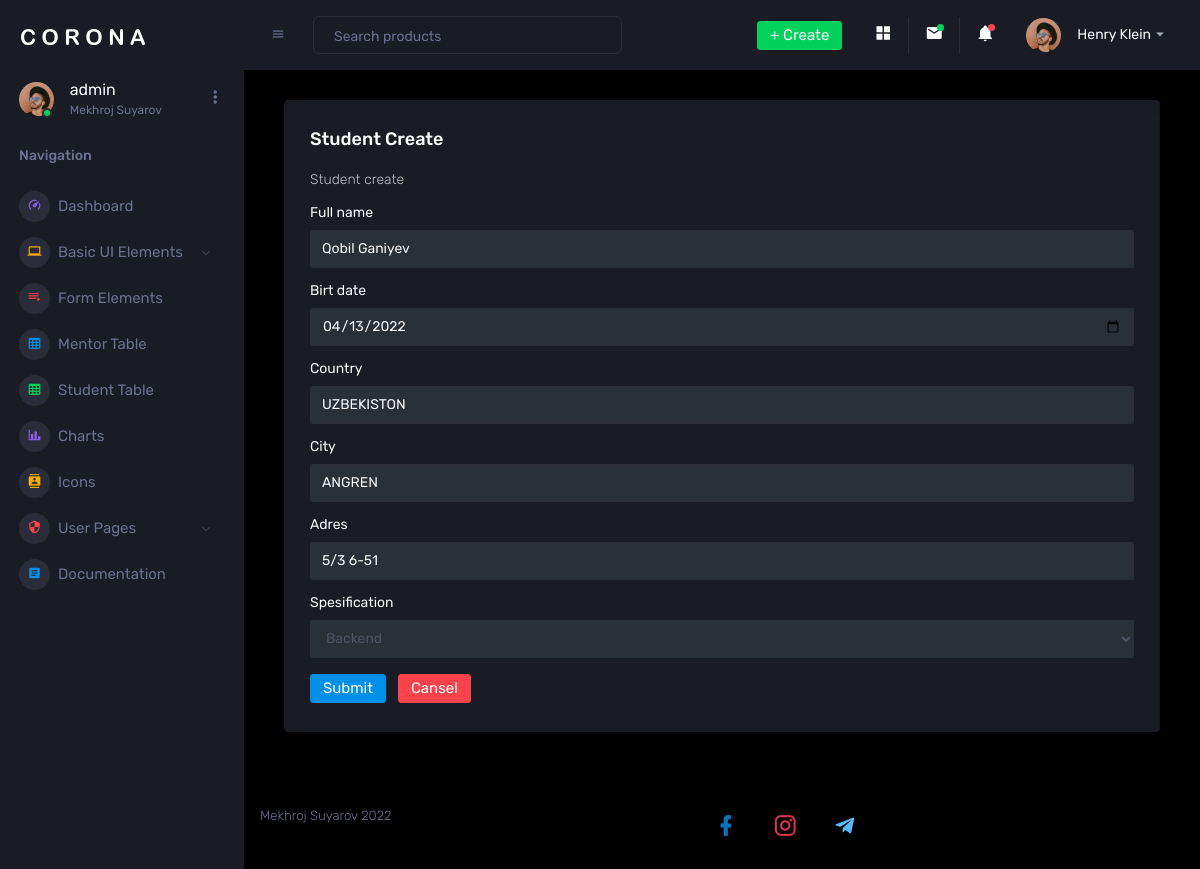
The app's page /s-update/1 (signed in) with its own data.
### mainapp/models.py (models this page shows, shortened)
class Student(models.Model):
    full_name = models.CharField(max_length=100)
    birth_date = models.DateField()
    country = models.CharField(max_length=70)
    gender = models.CharField(max_length=6,choices=GENDER__CHOICES,default="Male")
    spesification = models.CharField(max_length=20,choices=SPESIFICATION__CHOICES,default="Backend")
    city = models.CharField(max_length=50)
    adress = models.CharField(max_length=70)
    image = models.ImageField(upload_to='mentor')

### mainapp/views.py (the view)
# urls.py: path('s-update/<str:pk>',views.updateStudent,name='student_update'),
@login_required(login_url='login_user')
def updateStudent(request,pk):
    if request.user.is_superuser or request.user.is_staff:
        student = Student.objects.get(id=pk)
        form = CreateStudentForm(instance=student)
        if request.method == "POST":
            form = CreateStudentForm(request.POST,instance = student)
            if form.is_valid():
                form.save()
                return redirect('student_table')
        context = {
            'form': form
        }
        return render(request, 'mainapp/s_create.html', context)
    else:
        return redirect('student_table')

### mainapp/forms.py
class CreateStudentForm(forms.ModelForm):
    class Meta:
        model = Student
        fields = ['full_name','birth_date','country','city','adress','spesification']

### mainapp/templates/mainapp/s_create.html (shortened to what this page needs)
{% extends "mainapp/base.html" %}
{% load static %}
{% load widget_tweaks %}
{% block content %}
<div class="col-12 grid-margin stretch-card">
    <div class="card">
      <div class="card-body">
        <h4 class="card-title">Student create</h4>
        <p class="card-description"> Student create </p>
        <form method="Post">
          <div class="form-group" class="col-6 grid-margin stretch-card">
            <label for="exampleInputName1">Full name</label>
            {% render_field form.full_name type="text" class="form-control" id="exampleInputName1" placeholder="Name" %}
          </div>
          <div class="form-group">
            <label for="exampleInputName1">Birt date</label>
            {% render_field form.birth_date type="date" class="form-control" id="exampleInputName1" placeholder="Name" %}
          </div>
          <div class="form-group">
            <label for="exampleInputName1">Country</label>
            {% render_field form.country type="text" class="form-control" id="exampleInputName1" placeholder="Name" %}
          </div>
          <div class="form-group">
            <label for="exampleInputName1">City</label>
            {% render_field form.city type="text" class="form-control" id="exampleInputName1" placeholder="Name" %}
          </div>
          <div class="form-group">
            <label for="exampleInputName1">Adres</label>
            {% render_field form.adress  type="text" class="form-control" id="exampleInputName1" placeholder="Name"%}
          </div>
          <div class="form-group">
            <label for="exampleInputName1">Spesification</label>
            {% render_field form.spesification  type="text" class="form-control" id="exampleInputName1" placeholder="Name"%}
          </div>
          <button type="submit" class="btn btn-primary mr-2">Submit</button>
          <a href="{% url 'student_table' %}" type="submit" class="btn btn-danger mr-2">Cansel</a>
        </form>
      </div>
    </div>
  </div>
{% endblock %}

### mainapp/templates/mainapp/base.html (shortened to what this page needs)
{% load static %}
<!DOCTYPE html>
<html lang="en">
<head>
    <link rel="stylesheet" href="{% static 'assets/vendors/mdi/css/materialdesignicons.min.css' %}">
    <link rel="stylesheet" href="{% static 'assets/vendors/css/vendor.bundle.base.css' %}">
    <link rel="stylesheet" href="{% static 'assets/vendors/jvectormap/jquery-jvectormap.css' %}">
    <link rel="stylesheet" href="{% static 'assets/vendors/flag-icon-css/css/flag-icon.min.css' %}">
    <link rel="stylesheet" href="{% static 'assets/vendors/owl-carousel-2/owl.carousel.min.css' %}">
    <link rel="stylesheet" href="{% static 'assets/vendors/owl-carousel-2/owl.theme.default.min.css' %}">
    <link rel="stylesheet" href="{% static 'assets/css/style.css' %}">
</head>
<body>
    <div class="container-scroller">
        <nav class="sidebar sidebar-offcanvas" id="sidebar">
            <div class="sidebar-brand-wrapper d-none d-lg-flex align-items-center justify-content-center fixed-top">
                <a class="sidebar-brand brand-logo" href="index.html"><img src="{% static 'assets/images/logo.svg' %}" alt="logo" /></a>
            </div>
            <ul class="nav">
                <li class="nav-item profile">
                    <div class="profile-desc">
                        <div class="profile-pic">
                            <div class="count-indicator">
                                <img class="img-xs rounded-circle " src="{% static 'assets/images/faces/face15.jpg' %}" alt="">
                                <span class="count bg-success"></span>
                            </div>
                            <div class="profile-name">
                                <h5 class="mb-0 font-weight-normal">{{ request.user }}</h5>
                                <span>Mekhroj Suyarov</span>
                            </div>
                        </div>
                        <a href="#" id="profile-dropdown" data-toggle="dropdown"><i class="mdi mdi-dots-vertical"></i></a>
                    </div>
                </li>
                <li class="nav-item nav-category">
                    <span class="nav-link">Navigation</span>
                </li>
                <li class="nav-item menu-items">
                    <a class="nav-link" href="{% url 'dashboard' %}">
                        <span class="menu-icon">
                <i class="mdi mdi-speedometer"></i>
              </span>
                        <span class="menu-title">Dashboard</span>
                    </a>
                </li>
                {% if  request.user.is_superuser  %}
                <li class="nav-item menu-items">
                    <a class="nav-link" data-toggle="collapse" href="#ui-basic" aria-expanded="false" aria-controls="ui-basic">
                        <span class="menu-icon">
                <i class="mdi mdi-laptop"></i>
              </span>
                        <span class="menu-title">Basic UI Elements</span>
                        <i class="menu-arrow"></i>
                    </a>
                </li>
                {% endif %}
                {% if  request.user.is_superuser or request.user.is_staff %}
                <li class="nav-item menu-items">
                    <a class="nav-link" href="pages/forms/basic_elements.html">
                        <span class="menu-icon">
                <i class="mdi mdi-playlist-play"></i>
              </span>
                        <span class="menu-title">Form Elements</span>
                    </a>
                </li>
                {% endif %}
                {% if  request.user.is_superuser  %}
                <li class="nav-item menu-items">
                    <a href="{% url 'mentor'  %}" class="nav-link" href="pages/tables/basic-table.html">
                        <span class="menu-icon">
                <i class="mdi mdi-table-large"></i>
              </span>
                        <span class="menu-title"> Mentor Table</span>
                    </a>
                </li>
                {% endif %}
                <li class="nav-item menu-items">
                    <a href="{% url 'student_table'  %}" class="nav-link" href="pages/tables/basic-table.html">
                        <span class="menu-icon">
                <i class="mdi mdi-table-large"></i>
              </span>
                        <span class="menu-title">Student Table</span>
                    </a>
                </li>
                {% if  request.user.is_superuser  %}
                <li class="nav-item menu-items">
                        <a class="nav-link" href="pages/charts/chartjs.html">
                            <span class="menu-icon">
                    <i class="mdi mdi-chart-bar"></i>
                  </span>
                            <span class="menu-title">Charts</span>
                        </a>
                </li>
                {% endif %}
                {% if  request.user.is_superuser  %}
                <li class="nav-item menu-items">
                                <a class="nav-link" href="pages/icons/mdi.html">
                                    <span class="menu-icon">
                            <i class="mdi mdi-contacts"></i>
                          </span>
                                    <span class="menu-title">Icons</span>
                                </a>
                        </li>
                        <li class="nav-item menu-items">
                            <a class="nav-link" data-toggle="collapse" href="#auth" aria-expanded="false" aria-controls="auth">
                                <span class="menu-icon">
                        <i class="mdi mdi-security"></i>
                      </span>
                                <span class="menu-title">User Pages</span>
                                <i class="menu-arrow"></i>
                            </a>
                </li>
                <li class="nav-item menu-items">
                        <a class="nav-link" href="http://www.bootstrapdash.com/demo/corona-free/jquery/documentation/documentation.html">
                            <span class="menu-icon">
                    <i class="mdi mdi-file-document-box"></i>
                  </span>
                            <span class="menu-title">Documentation</span>
                        </a>
                </li>
                {% endif %}
            </ul>
        </nav>
        <div class="container-fluid page-body-wrapper">
            <nav class="navbar p-0 fixed-top d-flex flex-row">
                <div class="navbar-menu-wrapper flex-grow d-flex align-items-stretch">
                    <button class="navbar-toggler navbar-toggler align-self-center" type="button" data-toggle="minimize">
              <span class="mdi mdi-menu"></span>
            </button>
                    <ul class="navbar-nav w-100">
                        <li class="nav-item w-100">
                            <form class="nav-link mt-2 mt-md-0 d-none d-lg-flex search">
                                <input type="text" class="form-control" placeholder="Search products">
                            </form>
                        </li>
                    </ul>
                    <ul class="navbar-nav navbar-nav-right">
                        <li class="nav-item dropdown d-none d-lg-block">
                            <a class="nav-link btn btn-success create-new-button" id="createbuttonDropdown" data-toggle="dropdown" aria-expanded="false" href="#">+ Create</a>
              </li>
              <li class="nav-item nav-settings d-none d-lg-block ">
                <a class="nav-link " href="# ">
                  <i class="mdi mdi-view-grid "></i>
                </a>
              </li>
              <li class="nav-item dropdown border-left ">
                <a class="nav-link count-indicator dropdown-toggle " id="messageDropdown " href="# " data-toggle="dropdown " aria-expanded="false ">
                  <i class="mdi mdi-email "></i>
                  <span class="count bg-success "></span>
                </a>
              </li>
              <li class="nav-item dropdown border-left ">
                <a class="nav-link count-indicator dropdown-toggle " id="notificationDropdown " href="# " data-toggle="dropdown ">
                  <i class="mdi mdi-bell "></i>
                  <span class="count bg-danger "></span>
                </a>
              </li>
              <li class="nav-item dropdown ">
                <a class="nav-link " id="profileDropdown " href="# " data-toggle="dropdown ">
                  <div class="navbar-profile ">
                    <img class="img-xs rounded-circle " src="{% static 'assets/images/faces/face15.jpg' %} " alt=" ">
                    <p class="mb-0 d-none d-sm-block navbar-profile-name ">Henry Klein</p>
                    <i class="mdi mdi-menu-down d-none d-sm-block "></i>
                  </div>
                </a>
              </li>
            </ul>
          </div>
        </nav>
        <div class="main-panel ">
          <div class="content-wrapper ">
            {% block content %}
            {% endblock %}
          </div>
          <footer class="footer ">
            <div class="d-sm-flex justify-content-center justify-content-sm-between ">
              <span class="text-muted d-block text-center text-sm-left d-sm-inline-block ">Mekhroj Suyarov 2022</span>
              <div>
                <button type="button " class="btn btn-rounded "><a href="https://www.facebook.com/Mehroj Suyarov "><i style="font-size: 25px; color:rgba(9, 120, 194, 0.959) " class="mdi mdi-facebook "></i></button>
                <button type="button " class="btn btn-rounded "><a href="https://www.instagram.com/code_king_python "><i style="font-size: 25px; color:rgb(216, 52, 79) " class="mdi mdi-instagram "></i></button>
                <button type="button " class="btn btn-rounded "><a href="https://t.me/Mekhroj_Suyarov "><i style="font-size: 25px; color:rgb(89, 187, 253) " class="mdi mdi-telegram "></i></button>
              </div>
            </div>
          </footer>
        </div>
      </div>
    </div>
  </body>
</html>

### records on screen
Student: full_name "Qobil Ganiyev", birth_date "04/13/2022", country "UZBEKISTON", city "ANGREN", adress "5/3 6-51", spesification "Backend"

### other values on screen
{{ request.user }} "admin"
